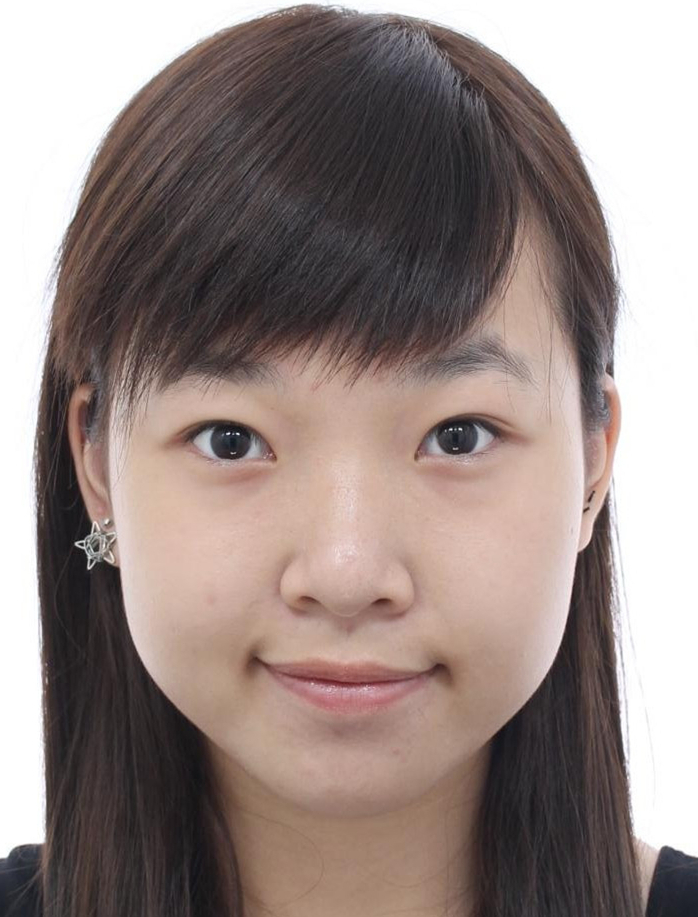
#> input picture Data_Collection/SCUT-FBP-10.jpg, 698 x 917 px; its folder holds only this picture in this run
$ python Classification.py
#> lines starting #> are read from the running program, lines starting #| are printed output that depends on the picture
import os
import cv2
import numpy as np
import random


class FacialClassification:
    def __init__(self, project_directory):
        self.project_directory = project_directory  # initialize full path location of project directory
        self.image_directory = ''  # initialize full path location of images dataset
        self.image_names_array = np.array([], dtype=str)  # initialize array of images found in images dataset
        self.classification_array = np.array([], dtype=int)  # initialize binary classification array for images dataset

    def read_directory(self, image_folder_name):
        self.image_directory = os.path.join(self.project_directory, image_folder_name)
        # joins full path location of project directory and image folder name to make full path of image directory
        self.image_names_array = os.listdir(self.image_directory)
        # creates an array of image names in images dataset folder

        def get_integer(name):  # key used to sort image names array by number
            image_name = name.partition('.')[0]  # removes the file extension of the image
            image_number = image_name.split('-')[2]  # gets the image number in the image name
            return int(image_number)

        self.image_names_array.sort(key=get_integer)  # sorts image names array by number

    def read_classification_txt(self):
        classification_txt_path = os.path.join(self.project_directory, 'classification.txt')
        if os.path.exists(classification_txt_path):  # checks to see if classification array is in the project directory
            self.classification_array = np.genfromtxt(classification_txt_path, delimiter=',', dtype=int)
        else:  # if not, it initializes the array with length equal to amount of images
            self.classification_array = np.zeros([len(self.image_names_array)], dtype=int)
            self.classification_array.fill(-1)

    def classify_face(self, test_data_amount):
#> called with test_data_amount = 10
        index = random.randint(0, len(self.image_names_array) - 1)  # pull a random index number from image dataset

        while True:  # infinite loop only broken by user input
            if self.classification_array[index] == -1:  # checks to see if classified already
                cv2_image = cv2.imread(
                    os.path.join(self.image_directory, self.image_names_array[index]), cv2.WINDOW_NORMAL)
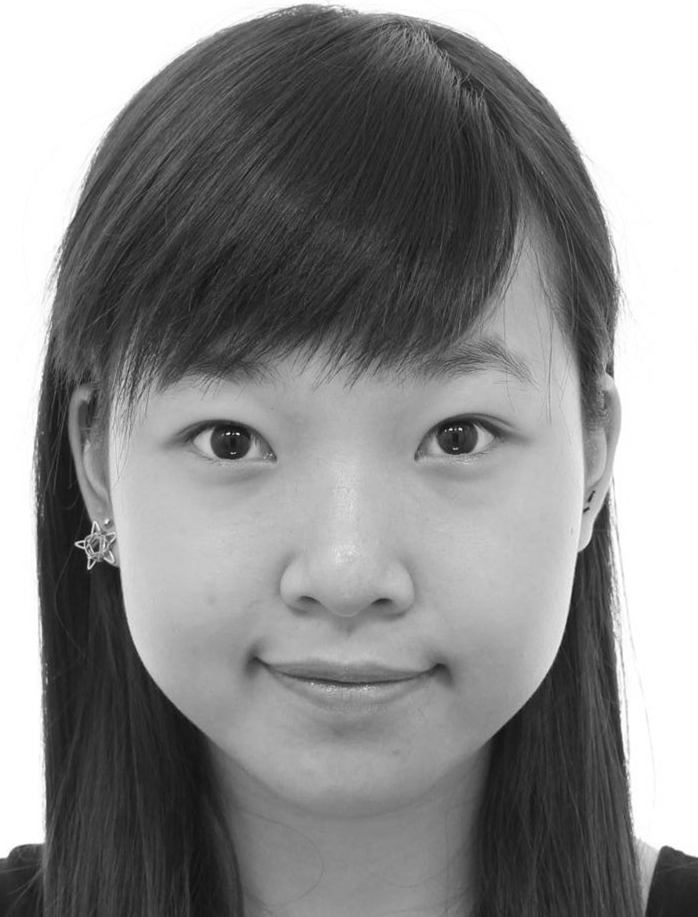
#> cv2_image: shape (917, 698); min 15, max 255, mean 139.8
                # pulls an image from the image dataset using the aforementioned random index
                cv2.namedWindow('image', cv2.WINDOW_NORMAL)  # initialize image window
                cv2.imshow('image', cv2_image)  # show image

                key = cv2.waitKey(0)  # waits for input by user
#> (key Esc is pressed here)
                if key == 82:  # if up arrow key is pressed, classify as 1
                    self.classification_array[index] = 1

                if key == 84:  # if down arrow key is pressed, classify as 0
                    self.classification_array[index] = 0

                if key == 27:  # if escape is pressed, breaks the loop and closes the window
                    cv2.destroyAllWindows()
                    break
                # saves user classification as a txt everytime array is modified
                np.savetxt(self.project_directory + 'classification.txt', self.classification_array, fmt='%i')
            else:
                if np.count_nonzero(self.classification_array == -1) == test_data_amount:
                    # if all training images have been classified, break and close window (sets aside test data)
                    cv2.destroyAllWindows()
                    break
                # if already classified, pull another random index from image dataset
                index = random.randint(0, len(self.image_names_array) - 1)


example = FacialClassification('')
example.read_directory('Data_Collection')
example.read_classification_txt()
example.classify_face(10)

$ run again, on Data_Collection/SCUT-FBP-109.jpg
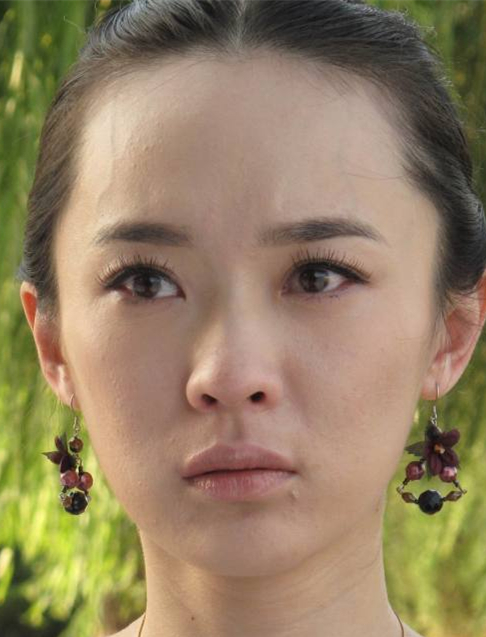
#> input picture Data_Collection/SCUT-FBP-109.jpg, 486 x 637 px
#> in classify_face, `cv2_image = cv2.imread( os.path.join(self.image_directory, self.image_..`:
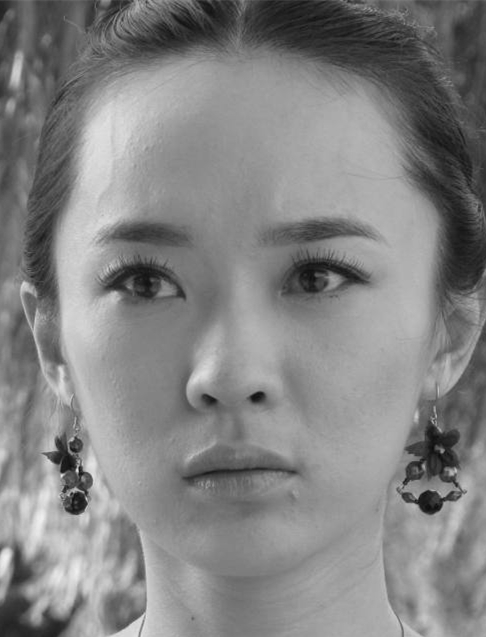
#> cv2_image: shape (637, 486); min 12, max 240, mean 131.3

$ run again, on Data_Collection/SCUT-FBP-11.jpg
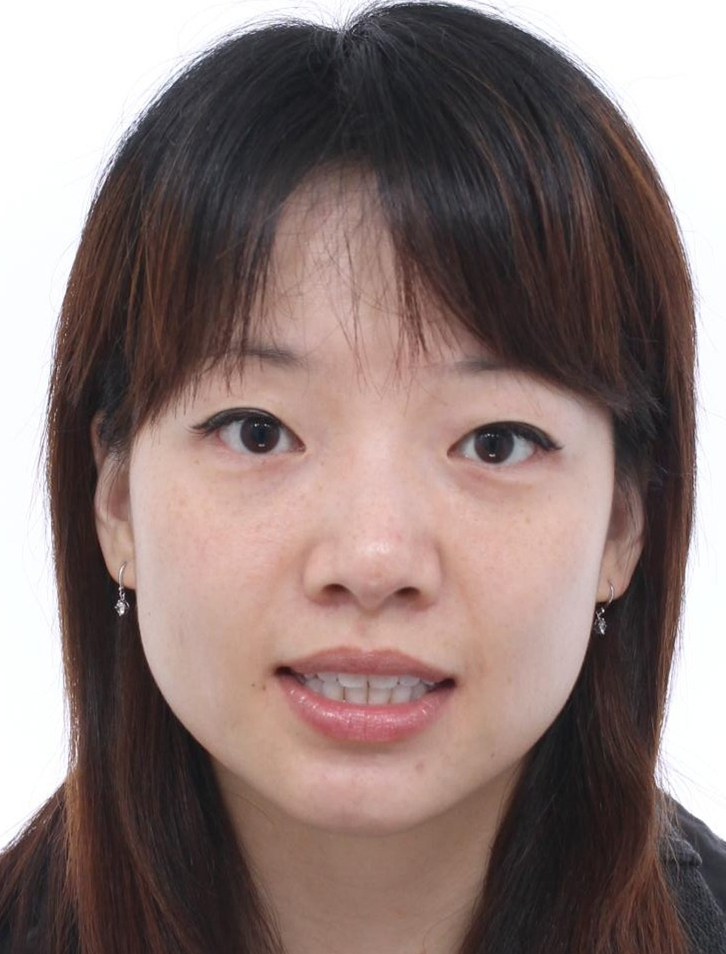
#> input picture Data_Collection/SCUT-FBP-11.jpg, 726 x 954 px
#> in classify_face, `cv2_image = cv2.imread( os.path.join(self.image_directory, self.image_..`:
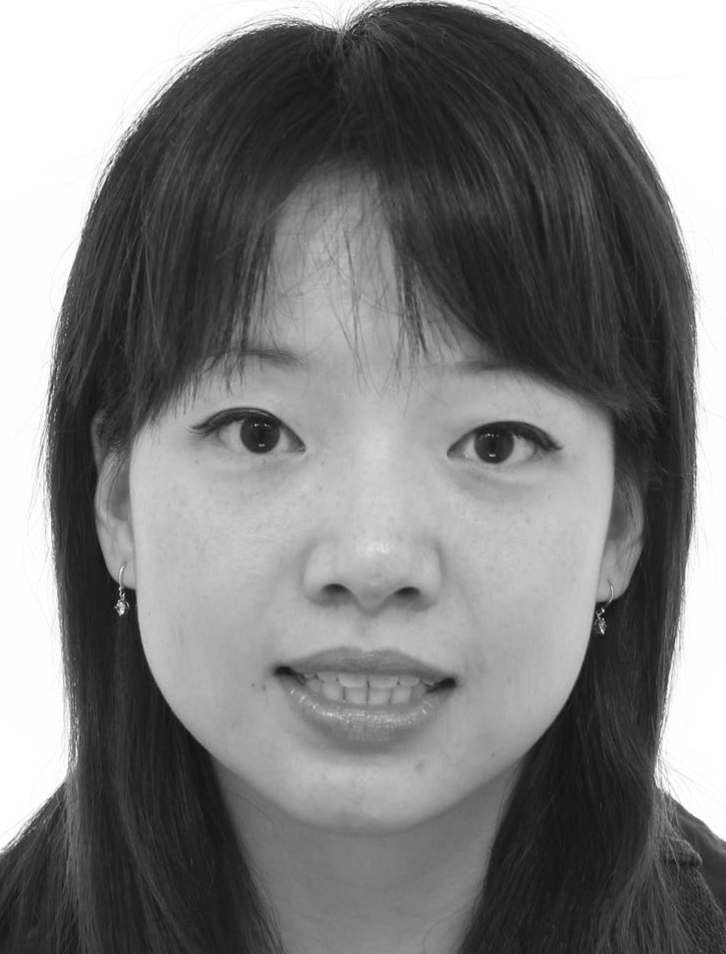
#> cv2_image: shape (954, 726); min 15, max 255, mean 126.1

$ run again, on Data_Collection/SCUT-FBP-112.jpg
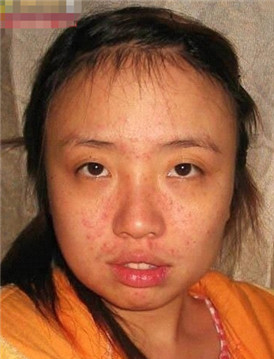
#> input picture Data_Collection/SCUT-FBP-112.jpg, 274 x 359 px
#> in classify_face, `cv2_image = cv2.imread( os.path.join(self.image_directory, self.image_..`:
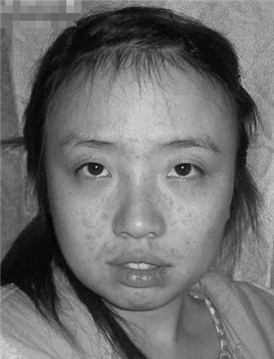
#> cv2_image: shape (359, 274); min 0, max 234, mean 110.7

$ run again, on Data_Collection/SCUT-FBP-105.jpg
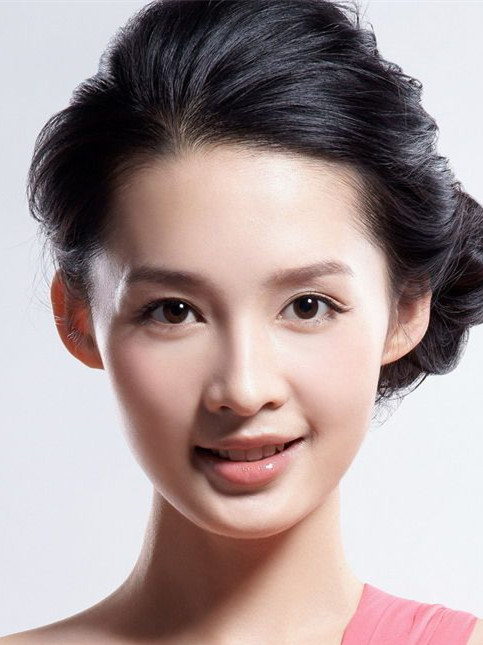
#> input picture Data_Collection/SCUT-FBP-105.jpg, 483 x 645 px
#> in classify_face, `cv2_image = cv2.imread( os.path.join(self.image_directory, self.image_..`:
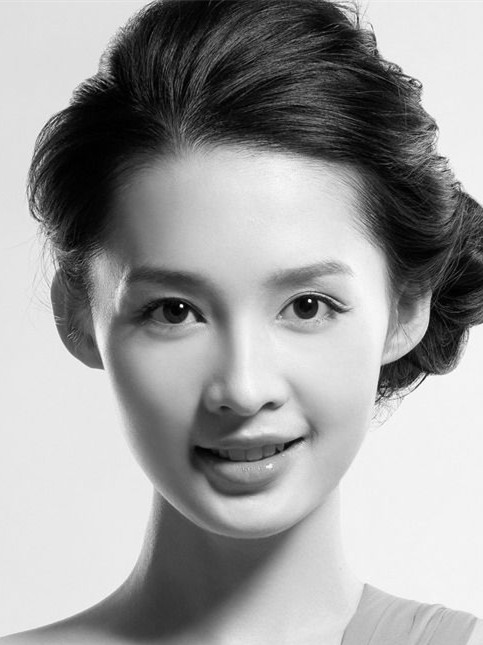
#> cv2_image: shape (645, 483); min 0, max 255, mean 156.2
